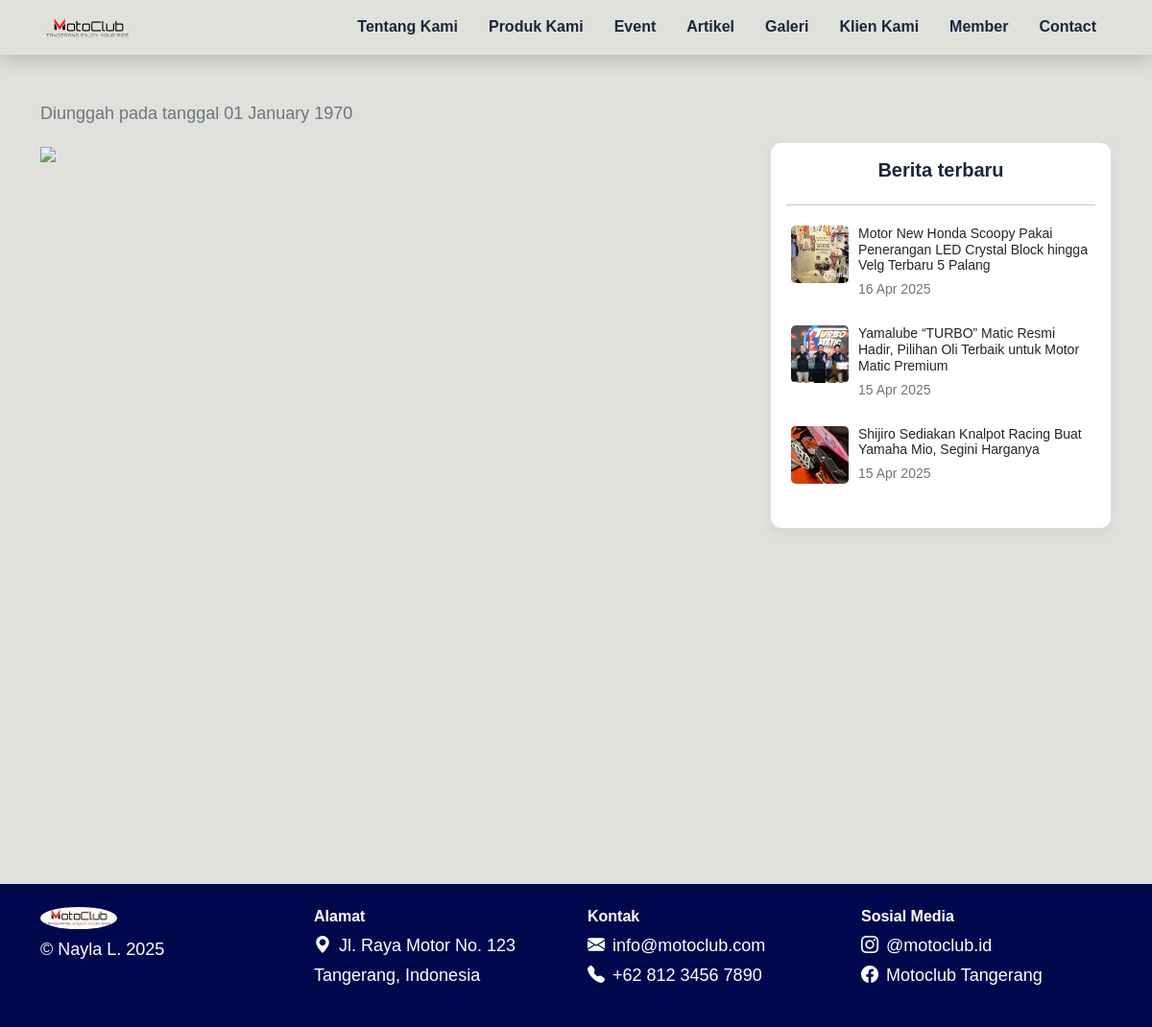
Page /detail_berita.php on the committed database.
### tables this page shows
CREATE TABLE `berita` (
  `id_berita` int(11) NOT NULL,
  `nama_berita` varchar(255) NOT NULL,
  `keterangan_berita` text NOT NULL,
  `foto_berita` varchar(255) NOT NULL,
  `tanggal_update` date NOT NULL
);

### detail_berita.php (the view, shortened to what this page needs)
<?php
include "header.php";
$id = $_GET["id"];
$ambil_berita = $koneksi -> query("SELECT * FROM berita WHERE id_berita = '$id'");
$berita = $ambil_berita->fetch_assoc();
$ambil_berita1 = $koneksi ->query("SELECT * FROM berita ORDER BY id_berita DESC LIMIT 4");
$berita1 = array();
while ($tiap_berita1 = $ambil_berita1->fetch_assoc()) {
	$berita1[] = $tiap_berita1;
}
?>
<div class="container">
	<p class="text-muted" data-aos="fade-right">
		Diunggah pada tanggal <?php echo date("d F Y", strtotime($berita["tanggal_update"])); ?>
	</p>
	<div class="row">
		<div class="col-md-8" data-aos="fade-up">
			<img src="assets/file/<?php echo $berita["foto_berita"]; ?>" style="width: 100%;">
		</div>
		<div class="col-md-4" data-aos="fade-left">
			<div class="card px-3 py-2">
				<h5 class="text-center mt-2 fw-bold">Berita terbaru</h5>
				<hr>
				<div class="row mb-3">
					<?php foreach ($berita1 as $value): ?>
						<a href="detail_berita.php?id=<?php echo $value["id_berita"]; ?>" class="text-decoration-none text-dark">
							<div class="d-flex mb-3 sidebar-berita-item">
								<img src="assets/file/<?php echo $value["foto_berita"]; ?>"
									style="width: 60px; height: 60px; object-fit: cover; border-radius: 5px; margin-right: 10px;">
								<div>
									<h6 class="mb-1" style="font-size: 14px;"><?php echo $value["nama_berita"]; ?></h6>
									<span class="small text-muted"><?php echo date("d M Y", strtotime($value["tanggal_update"])); ?></span>
								</div>
							</div>
						</a>
					<?php endforeach; ?>
				</div>
			</div>
		</div>
	</div>
</div>
<?php
include "footer.php";
?>

### header.php (style rules this page uses)
body { background-color: #E0E1DD; color: #1B263B; font-family: 'Poppins', sans-serif; }
p { font-size: 18px; color: #415A77; }
.card { border-radius: 12px; box-shadow: 0 4px 12px rgba(0, 0, 0, 0.05); transition: transform 0.3s ease; }

### detail_berita.php (style rules this page uses)
.sidebar-berita-item { transition: background-color 0.3s ease; border-radius: 8px; padding: 5px; }
.sidebar-berita-item img { transition: transform 0.3s ease; }
.sidebar-berita-item h6 { transition: color 0.3s ease; }

### rows in the picture
berita: foto_berita (picture), nama_berita "Motor New Honda Scoopy Pakai Penerangan LED Crystal Block hingga Velg Terbaru 5 Palang", tanggal_update "16 Apr 2025"
berita: foto_berita (picture), nama_berita "Yamalube “TURBO” Matic Resmi Hadir, Pilihan Oli Terbaik untuk Motor Matic Premium", tanggal_update "15 Apr 2025"
berita: foto_berita (picture), nama_berita "Shijiro Sediakan Knalpot Racing Buat Yamaha Mio, Segini Harganya", tanggal_update "15 Apr 2025"

### other values in the picture
date("d F Y", strtotime($berita["tanggal_update"])) "01 January 1970"
